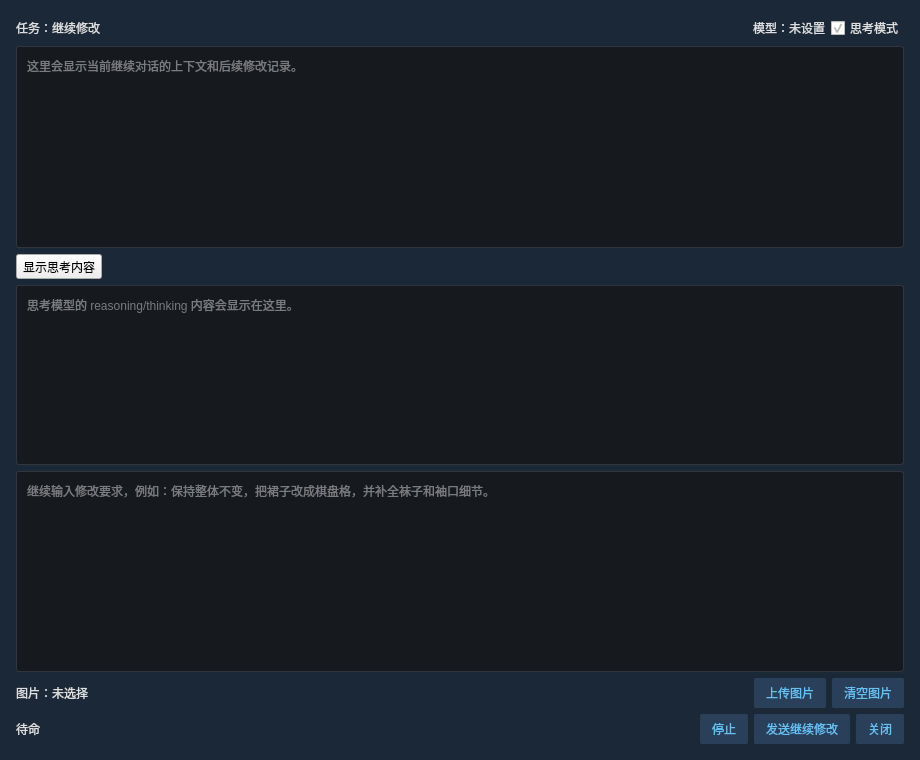
<?xml version="1.0" encoding="UTF-8"?>
<ui version="4.0">
 <class>ContinueConversationDialog</class>
 <widget class="QDialog" name="ContinueConversationDialog">
  <property name="geometry">
   <rect>
    <x>0</x>
    <y>0</y>
    <width>920</width>
    <height>760</height>
   </rect>
  </property>
  <property name="windowTitle">
   <string>继续对话修改</string>
  </property>
  <property name="styleSheet">
   <string notr="true">QDialog#ContinueConversationDialog { background-color: #1b2838; color: #dcdedf; }
QTextBrowser, QPlainTextEdit, QLabel, QCheckBox {
    color: #dcdedf;
}
QTextBrowser, QPlainTextEdit {
    background-color: #16191e;
    border: 1px solid #31363d;
    border-radius: 3px;
    padding: 6px;
}
QPushButton {
    background-color: #2a3f5a;
    border-radius: 2px;
    color: #66c0f4;
    border: none;
    padding: 6px 12px;
}
QPushButton:hover { background-color: #3d5677; color: #ffffff; }</string>
  </property>
  <layout class="QVBoxLayout" name="verticalLayoutRoot">
   <property name="leftMargin">
    <number>16</number>
   </property>
   <property name="topMargin">
    <number>16</number>
   </property>
   <property name="rightMargin">
    <number>16</number>
   </property>
   <property name="bottomMargin">
    <number>16</number>
   </property>
   <item>
    <layout class="QHBoxLayout" name="horizontalLayoutHeader">
     <item>
      <widget class="QLabel" name="lblConversationInfo">
       <property name="text">
        <string>任务：继续修改</string>
       </property>
      </widget>
     </item>
     <item>
      <spacer name="horizontalSpacerHeader">
       <property name="orientation">
        <enum>Qt::Orientation::Horizontal</enum>
       </property>
       <property name="sizeHint" stdset="0">
        <size>
         <width>40</width>
         <height>20</height>
        </size>
       </property>
      </spacer>
     </item>
     <item>
     <widget class="QLabel" name="lblModelInfo">
       <property name="text">
        <string>模型：未设置</string>
       </property>
      </widget>
     </item>
     <item>
      <widget class="QCheckBox" name="chkEnableThinking">
       <property name="text">
        <string>思考模式</string>
       </property>
       <property name="checked">
        <bool>true</bool>
       </property>
      </widget>
     </item>
    </layout>
   </item>
   <item>
    <widget class="QTextBrowser" name="textConversation">
     <property name="openExternalLinks">
      <bool>false</bool>
     </property>
     <property name="placeholderText">
      <string>这里会显示当前继续对话的上下文和后续修改记录。</string>
     </property>
    </widget>
   </item>
   <item>
    <widget class="QToolButton" name="btnToggleThinking">
     <property name="text">
      <string>显示思考内容</string>
     </property>
     <property name="checkable">
      <bool>true</bool>
     </property>
     <property name="checked">
      <bool>false</bool>
     </property>
    </widget>
   </item>
   <item>
    <widget class="QTextBrowser" name="textThinking">
     <property name="maximumSize">
      <size>
       <width>16777215</width>
       <height>180</height>
      </size>
     </property>
     <property name="visible">
      <bool>false</bool>
     </property>
     <property name="placeholderText">
      <string>思考模型的 reasoning/thinking 内容会显示在这里。</string>
     </property>
    </widget>
   </item>
   <item>
    <widget class="QPlainTextEdit" name="textUserInput">
     <property name="minimumSize">
      <size>
       <width>0</width>
       <height>72</height>
      </size>
     </property>
     <property name="placeholderText">
      <string>继续输入修改要求，例如：保持整体不变，把裙子改成棋盘格，并补全袜子和袖口细节。</string>
     </property>
    </widget>
   </item>
   <item>
    <layout class="QHBoxLayout" name="horizontalLayoutImages">
     <item>
      <widget class="QLabel" name="lblImageInfo">
       <property name="text">
        <string>图片：未选择</string>
       </property>
      </widget>
     </item>
     <item>
      <spacer name="horizontalSpacerImages">
       <property name="orientation">
        <enum>Qt::Orientation::Horizontal</enum>
       </property>
       <property name="sizeHint" stdset="0">
        <size>
         <width>40</width>
         <height>20</height>
        </size>
       </property>
      </spacer>
     </item>
     <item>
      <widget class="QPushButton" name="btnAddImages">
       <property name="text">
        <string>上传图片</string>
       </property>
      </widget>
     </item>
     <item>
      <widget class="QPushButton" name="btnClearImages">
       <property name="text">
        <string>清空图片</string>
       </property>
      </widget>
     </item>
    </layout>
   </item>
   <item>
    <layout class="QHBoxLayout" name="horizontalLayoutFooter">
     <item>
      <widget class="QLabel" name="lblStatus">
       <property name="text">
        <string>待命</string>
       </property>
      </widget>
     </item>
     <item>
      <spacer name="horizontalSpacerFooter">
       <property name="orientation">
        <enum>Qt::Orientation::Horizontal</enum>
       </property>
       <property name="sizeHint" stdset="0">
        <size>
         <width>40</width>
         <height>20</height>
        </size>
       </property>
      </spacer>
     </item>
     <item>
      <widget class="QPushButton" name="btnStop">
       <property name="text">
        <string>停止</string>
       </property>
      </widget>
     </item>
     <item>
      <widget class="QPushButton" name="btnSend">
       <property name="text">
        <string>发送继续修改</string>
       </property>
      </widget>
     </item>
     <item>
      <widget class="QPushButton" name="btnClose">
       <property name="text">
        <string>关闭</string>
       </property>
      </widget>
     </item>
    </layout>
   </item>
  </layout>
 </widget>
 <connections>
  <connection>
   <sender>btnClose</sender>
   <signal>clicked()</signal>
   <receiver>ContinueConversationDialog</receiver>
   <slot>accept()</slot>
   <hints>
    <hint type="sourcelabel">
     <x>830</x>
     <y>720</y>
    </hint>
    <hint type="destinationlabel">
     <x>458</x>
     <y>379</y>
    </hint>
   </hints>
  </connection>
 </connections>
 <resources/>
</ui>
